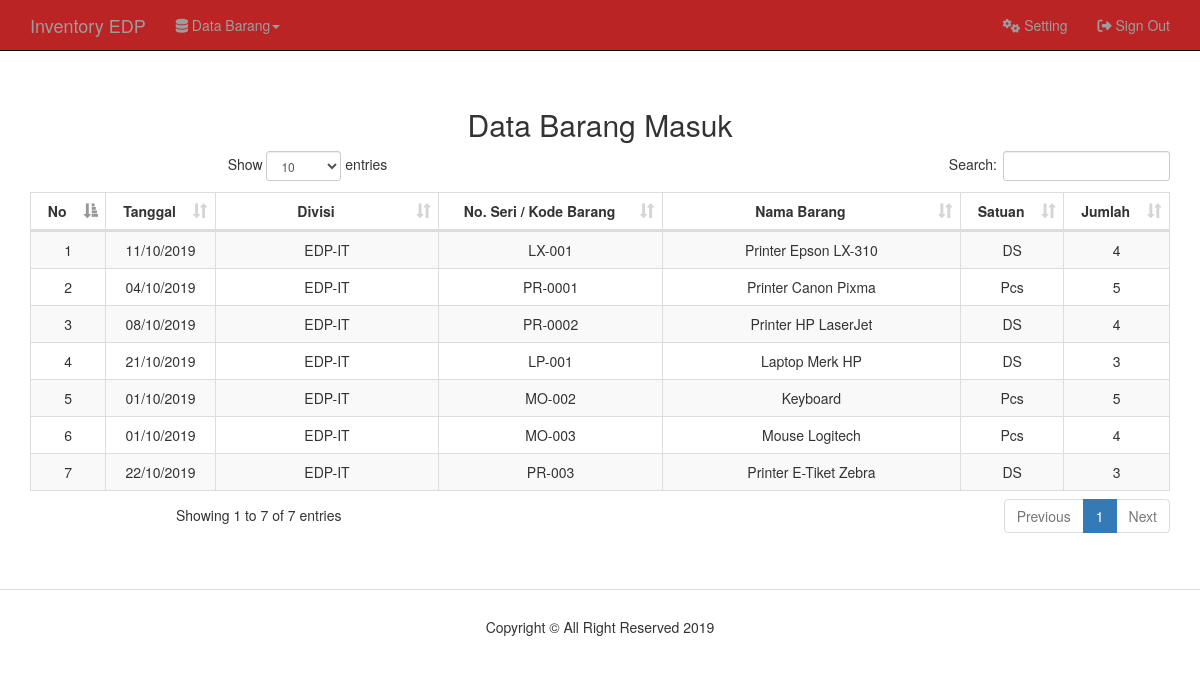
The page /index.php/user/tabel_barangmasuk on the database as committed earlier.
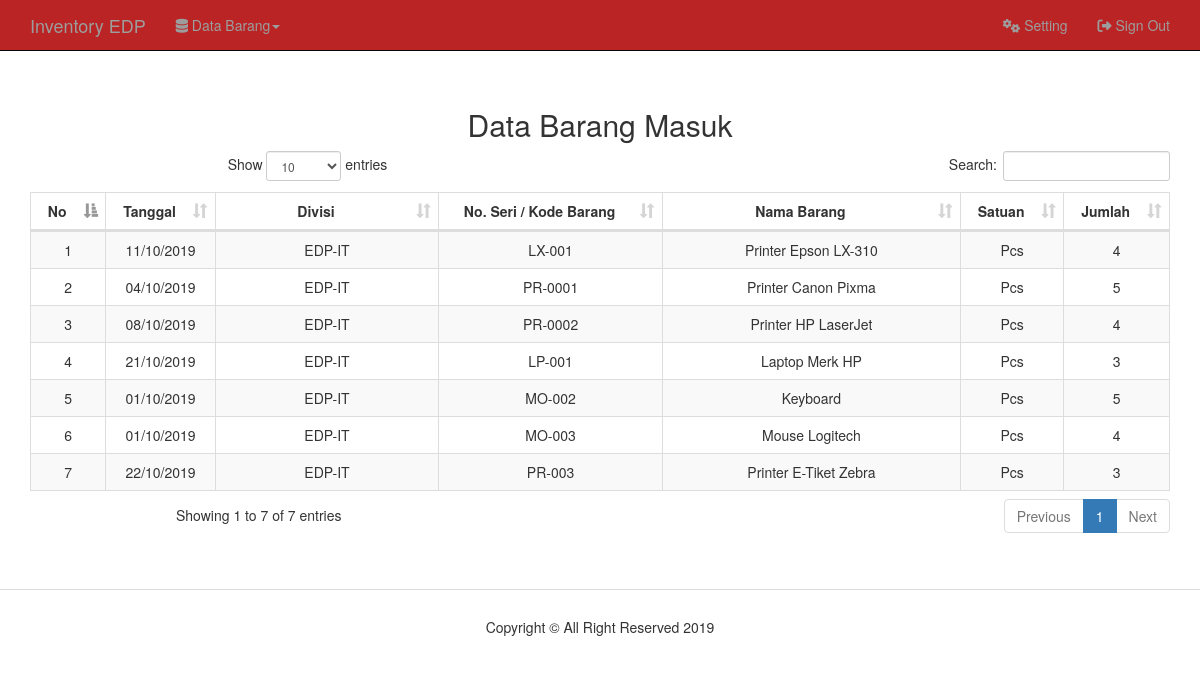
The same page on the database as committed later.
### tables this page shows
CREATE TABLE `tb_barang_masuk` (
  `id_transaksi` varchar(50) NOT NULL,
  `tanggal` varchar(20) NOT NULL,
  `divisi` varchar(150) NOT NULL,
  `kode_barang` varchar(100) NOT NULL,
  `nama_barang` varchar(100) NOT NULL,
  `satuan` varchar(50) NOT NULL,
  `jumlah` varchar(10) NOT NULL
);

### application/controllers/User.php (called while the page is built, shortened)
<?php
class User extends CI_Controller
{
  function __construct()
  {
    $this->load->model('M_user');
  }
  public function tabel_barangmasuk()
  {
    $this->load->view('user/templates/header.php');
    $data['list_data'] = $this->M_user->select('tb_barang_masuk');
    $this->load->view('user/tabel/tabel_barangmasuk',$data);
    $this->load->view('user/templates/footer.php');
  }
}
?>

### index.php (called while the page is built, shortened)
<?php
require_once BASEPATH.'core/CodeIgniter.php';

### application/models/M_user.php (called while the page is built, shortened)
<?php
class M_user extends CI_Model{
  public function select($tabel)
  {
    return $this->db->select()
                    ->from($tabel)
                    ->get()->result();
  }
}
 ?>

### application/views/user/tabel/tabel_barangmasuk.php (the view, shortened to what this page needs)
<br><br><br>
<div class="container text-center" style="margin: 2em auto;">
  <h2 class="tex-center">Data Barang Masuk</h2>
  <table class="table table-bordered table-striped" style="margin: 2em auto;" id="tabel_barangmasuk">
    <thead>
      <tr>
        <th width="5%">
          <center>No
        </th>
        <th width="5%">
          <center>Tanggal
        </th>
        <th width="15%">
          <center>Divisi
        </th>
        <th width="15%">
          <center>No. Seri / Kode Barang
        </th>
        <th width="20%">
          <center>Nama Barang
        </th>
        <th width="5%">
          <center>Satuan
        </th>
        <th width="5%">
          <center>Jumlah
        </th>
      </tr>
    </thead>
    <tbody>
      <tr>
        <?php if(is_array($list_data)){ ?>
        <?php $no = 1;?>
        <?php foreach($list_data as $dd): ?>
        <td><?=$no?></td>
        <td><?=$dd->tanggal?></td>
        <td><?=$dd->divisi?></td>
        <td><?=$dd->kode_barang?></td>
        <td><?=$dd->nama_barang?></td>
        <td><?=$dd->satuan?></td>
        <td><?=$dd->jumlah?></td>
      </tr>
      <?php $no++; ?>
      <?php endforeach;?>
      <?php }else { ?>
      <td colspan="7" align="center"><strong>Data Kosong</strong></td>
      <?php } ?>
    </tbody>
  </table>
</div>

### application/views/user/templates/header.php (shortened to what this page needs)
<!DOCTYPE html>
<html>
<head>
  <link rel="stylesheet" href="https://maxcdn.bootstrapcdn.com/bootstrap/3.3.7/css/bootstrap.min.css">
  <link rel="stylesheet" href="<?= base_url()?>/assets/plugins/fontawesome/css/font-awesome.min.css">
  <link rel="stylesheet" href="<?= base_url()?>/assets/dist/simple-sidebar/css/simple-sidebar.css">
  <link rel="stylesheet" href="<?= base_url()?>assets/plugins/datatables.net-bs/css/dataTables.bootstrap.min.css">
  <link rel="stylesheet" href="<?= base_url()?>/assets/style.css">
</head>
<body>
  <nav class="navbar navbar-inverse navbar-fixed-top bg-dark">
    <div class="container">
      <div class="navbar-header">
        <a class="navbar-brand" href="<?= base_url('user')?>">Inventory EDP</a>
      </div>
      <ul class="nav navbar-nav mr-auto">
        <li class="dropdown"><a class="bg-dark dropdown-toggle" data-toggle="dropdown" href="#"><i
              class="fa fa-database" aria-hidden="true"></i> Data Barang<span class="caret"></span></a>
        </li>
      </ul>
      <ul class="nav navbar-nav navbar-right">
        <li><a class="nav-link" href="<?= base_url('user/setting') ?>"><i class="fa fa-cogs" aria-hidden="true"></i>
            Setting</a></li>
        <li><a class="nav-link" href="<?= base_url('user/signout')?>"><i class="fas fa-sign-out-alt"
              aria-hidden="true"></i> Sign Out</a></li>
      </ul>
    </div>
  </nav>

### application/views/user/templates/footer.php
<footer class="cp-footer">
  <div class="container">
    <h3 class="title-footer">Copyright &copy; All Right Reserved <?=date('Y')?></h3>
  </div>
</footer>
</body>
</html>

### assets/style.css (style rules this page uses)
ol, ul { margin-top: 0; margin-bottom: 10px; }
.cp-footer { background: #fff; border-top: 1px solid #DCDCDC; margin-top: 50px; padding-top: 10px; padding-bottom: 10px; }
.title-footer { text-align: center; font-size: 14px; }
.table { margin-top: 2em; height:10% !important; width: 100% !important }

### application/views/user/templates/header.php (style rules this page uses)
.bg-dark { background-color: #bb2424 !important; }
.nav-link { color: rgba(255, 255, 255, .5); }
.text-center { text-align: center !important; }
.mr-auto { margin-right: auto !important; }
.navbar-brand { color: #fff; }

Rows that differ between the two databases and show on the page:
changed tb_barang_masuk "LX-001": satuan "DS" → "Pcs"
changed tb_barang_masuk "PR-0002": satuan "DS" → "Pcs"
changed tb_barang_masuk "LP-001": satuan "DS" → "Pcs"
changed tb_barang_masuk "PR-003": satuan "DS" → "Pcs"
